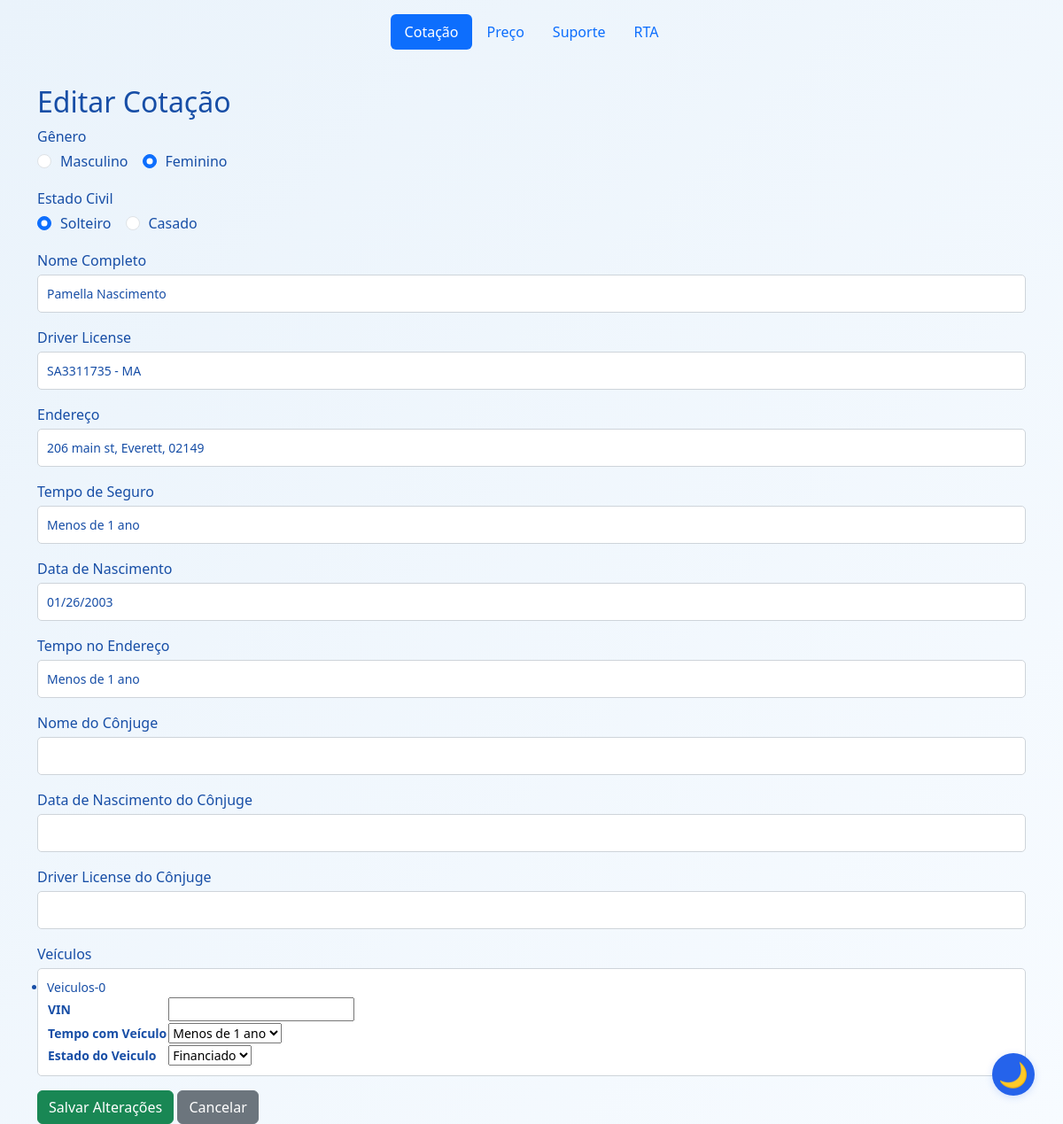
Before: /editarCotacao/1 with the older database file.
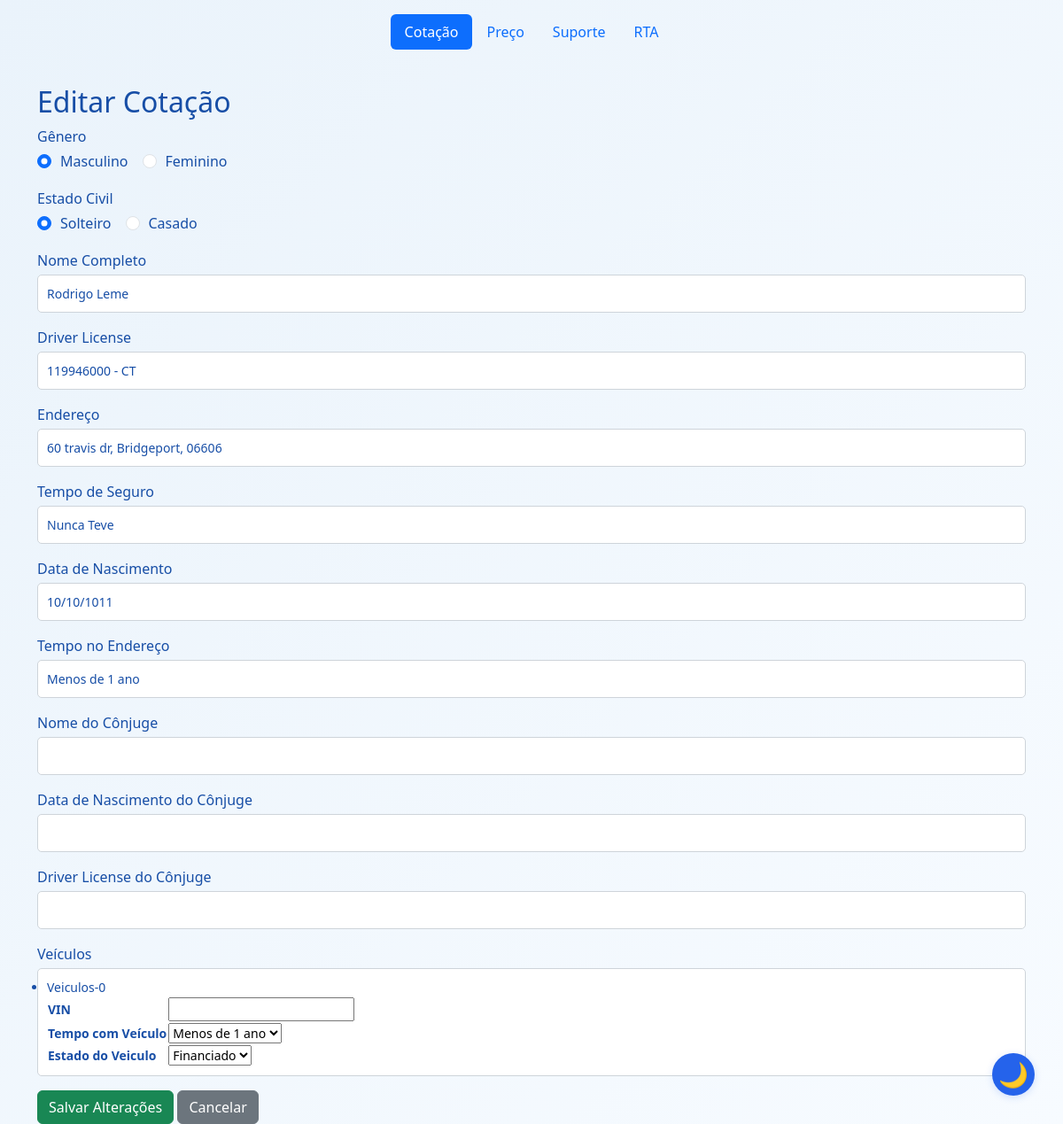
After: the same page with the newer database file.
### app/models/cotacao_db.py (models this page shows)
class Cotacao(db.Model):
    __tablename__ = 'cotacao'
    id = db.Column(db.Integer, primary_key=True)
    genero = db.Column(db.String(50), nullable=False)
    nome = db.Column(db.String(100), nullable=False)
    documento = db.Column(db.String(50), nullable=False)
    endereco = db.Column(db.String(200), nullable=False)
    tempo_de_seguro = db.Column(db.String(50), nullable=False)
    data_nascimento = db.Column(db.String(50), nullable=False)
    tempo_no_endereco = db.Column(db.String(50), nullable=False)
    trello_card_id = db.Column(db.String(100))
    estado_civil = db.Column(db.String(20), nullable=False, default='Solteiro')
    nome_conjuge = db.Column(db.String(100))
    data_nascimento_conjuge = db.Column(db.String(50))
    documento_conjuge = db.Column(db.String(50))
    vehicles_json = db.Column(db.Text, nullable=False)  # Armazena lista de veículos em JSON

### app/routes/editar_routes.py (the view)
@editar_bp.route('/editarCotacao/<int:cotacao_id>', methods=['GET', 'POST'])
def editarCotacao(cotacao_id):
    cotacao = Cotacao.query.get_or_404(cotacao_id)
    form = CotacaoForm(obj=cotacao)
    if form.validate_on_submit():
        form.populate_obj(cotacao)
        db.session.commit()
        flash('Cotação atualizada com sucesso!', 'success')
        return redirect(url_for('cotacao.cotacao'))
    return render_template('editar.html', form=form, cotacao=cotacao)

### app/forms/veiculo_form.py
class VeiculoForm(FlaskForm):
    class Meta:
        csrf = False
    vin = StringField('VIN', validators=[DataRequired()])
    tempo_com_veiculo = SelectField('Tempo com Veículo', choices=[('Menos de 1 ano', 'Menos de 1 ano'), ('1-3 Anos', 'Entre 1 e 3 anos'), ('Mais de 5 Anos', '5 Anos ou mais')], validators=[DataRequired()])
    financiado = SelectField('Estado do Veiculo', choices=[('Financiado', 'Financiado'), ('Quitado', 'Quitado')], validators=[DataRequired()])

### app/templates/editar.html (shortened to what this page needs)
{% extends "base.html" %}
{% block content %}
<div class="container mt-4">
    <h2>Editar Cotação</h2>
    <form method="POST">
            {% for field in form if field.name != 'colocar_trello' and field.type != 'CSRFTokenField' and field.type != 'HiddenField' and field.name != 'submit' %}
                <div class="mb-3">
                    {{ field.label(class="form-label") }}
                    {% if field.type == 'RadioField' %}
                        <div class="d-flex">
                            {% for subfield in field %}
                                <div class="form-check form-check-inline">
                                    {{ subfield(class="form-check-input") }}
                                    <label class="form-check-label" for="{{ subfield.id }}">{{ subfield.label.text }}</label>
                                </div>
                            {% endfor %}
                        </div>
                    {% else %}
                        {{ field(class="form-control") }}
                    {% endif %}
                </div>
            {% endfor %}
        <button type="submit" class="btn btn-success">Salvar Alterações</button>
        <a href="{{ url_for('cotacao.cotacao') }}" class="btn btn-secondary">Cancelar</a>
    </form>
</div>
{% endblock %}

### app/templates/base.html (shortened to what this page needs)
<!DOCTYPE html>
<html lang="en">
<head>
    <link href="https://cdn.jsdelivr.net/npm/bootstrap@5.3.5/dist/css/bootstrap.min.css" rel="stylesheet">
    <link rel="stylesheet" href="/static/style.css">
</head>
<body class="light-mode">
    <header class="d-flex justify-content-center py-3">
        <ul class="nav nav-pills">
          <li class="nav-item"><a href="/" class="nav-link active" aria-current="page">Cotação</a></li>
          <li class="nav-item"><a href="{{url_for('colocarPreco.colocarPreco')}}" class="nav-link">Preço</a></li>
          <li class="nav-item"><a href="#" class="nav-link">Suporte</a></li>
          <li class="nav-item"><a href="{{url_for('rta.rta')}}" class="nav-link">RTA</a></li>
        </ul>
      </header>
      {% block content %}{% endblock %}
<button id="theme-toggle" class="theme-toggle-btn" aria-label="Alternar tema">
    <span id="theme-icon">🌙</span>
</button>
</body>
</html>

### app/static/style.css (style rules this page uses)
body, html { height: 100%; margin: 0; padding: 0; font-family: 'Segoe UI', 'Roboto', Arial, sans-serif; transition: background 0.5s, color 0.5s; }
body.light-mode { background: linear-gradient(135deg, #eaf3fb 0%, #f7fbff 100%); color: #174ea6; }
.form-label { font-size: 1rem; margin-bottom: 0.25rem; }
.form-control { width: 100%; padding: 10px; font-size: 14px; border: 1px solid #ced4da; border-radius: 5px; margin-bottom: 15px; background: #fff; color: #174ea6; transition: background 0.5s, color 0.5s, border-color 0.5s; }
.theme-toggle-btn { position: fixed; bottom: 32px; right: 32px; z-index: 9999; width: 48px; height: 48px; border-radius: 50%; border: none; background: #2563eb; color: #fff; box-shadow: 0 2px 8px rgba(37,99,235,0.18); display: flex; align-items: center; justify-content: center; font-size: 1.7rem; cursor: pointer; transition: background 0.3s; }
#theme-icon { pointer-events: none; transition: color 0.3s; }
.d-flex .form-check-input { margin-right: 10px; }

Changed rows visible on the page:
changed Cotacao "Menos de 1 ano": nome "Pamella Nascimento" → "Rodrigo Leme"; documento "SA3311735 - MA" → "119946000 - CT"; endereco "206 main st, Everett, 02149" → "60 travis dr, Bridgeport, 06606"; tempo_de_seguro "Menos de 1 ano" → "Nunca Teve"; data_nascimento "01/26/2003" → "10/10/1011"
Other visible differences:
form field genero: "☐ Masculino" → "☑ Masculino"
form field genero: "☑ Feminino" → "☐ Feminino"
